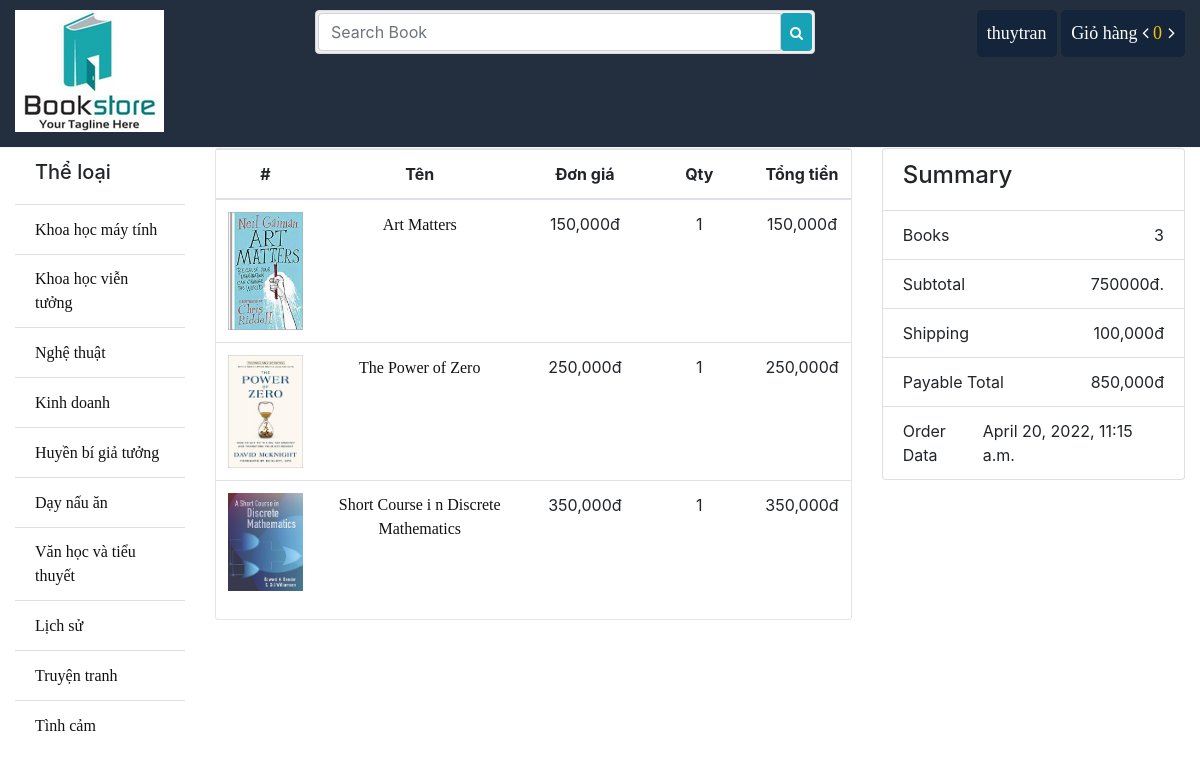
/order/18 (signed in), run on the app's committed database.
### store/models.py (models this page shows, shortened)
class Category(models.Model):
	name = models.CharField(max_length = 100)
	slug = models.SlugField(max_length = 150, unique=True ,db_index=True)
	icon = models.FileField(upload_to = "category/")
	create_at = models.DateTimeField(auto_now_add = True)
	updated_at = models.DateTimeField(auto_now_add = True)

class Book(models.Model):
	writer = models.ForeignKey(Writer, on_delete = models.CASCADE)
	category = models.ForeignKey(Category, on_delete = models.CASCADE)
	name = models.CharField(max_length = 100)
	slug = models.SlugField(max_length=100, db_index=True)
	price = models.IntegerField()
	stock = models.IntegerField()
	coverpage = models.FileField(upload_to = "coverpage/")
	bookpage = models.FileField(upload_to = "bookpage/")
	created = models.DateTimeField(auto_now_add=True)
	updated = models.DateTimeField(auto_now=True)
	totalreview = models.IntegerField(default=1)
	totalrating = models.IntegerField(default=5)
	status = models.IntegerField(default=0)
	description = models.TextField()

### order/models.py (models this page shows, shortened)
class OrderItem(models.Model):
	order = models.ForeignKey(Order, on_delete=models.CASCADE)
	book = models.ForeignKey(Book, on_delete=models.CASCADE)
	price = models.DecimalField(max_digits=10, decimal_places=2)
	quantity = models.PositiveIntegerField(default=1)

class Order(models.Model):
	customer = models.ForeignKey(User, on_delete = models.CASCADE)
	name = models.CharField(max_length=30)
	email = models.EmailField()
	phone = models.CharField(max_length=16)
	address = models.CharField(max_length=150)
	payment_method = models.CharField(max_length = 20)
	account_no = models.CharField(max_length = 20)
	payable = models.IntegerField()
	totalbook = models.IntegerField()
	created = models.DateTimeField(auto_now_add=True)
	updated = models.DateTimeField(auto_now=True)
	paid = models.BooleanField(default=False)
	class Meta:
		ordering = ('-created', )

### order/views.py (the view)
# urls.py: path('<int:id>', views.order_details, name="order_details"),
def order_details(request, id):
	order_summary = get_object_or_404(Order, id=id)
	if order_summary.customer_id != request.user.id:
		return redirect('store:index')
	orderedItem = OrderItem.objects.filter(order_id=id)
	context = {
		"o_summary": order_summary,
		"o_item": orderedItem
	}
	return render(request, 'order/details.html', context)

### cart/cart.py (called while the page is built)
    def __len__(self):
        return sum(item['quantity'] for item in self.cart.values())

### store/context_processors.py (called while the page is built)
def sidebar(request):
	categories = Category.objects.all()
	context = {
		"cat":categories
	}
	return context

def cart(request):
	cart = Cart(request)
	context = {
		"cart": cart
	}
	return context

### store/templatetags/customfunction.py (called while the page is built)
@register.filter(name='subtotal')
def subtotal(value, args):
	return value*args

### order/templates/order/details.html
{% extends 'store/base.html' %}
{% load static %}
{% load customfunction %}
{% block container %}
			<div class="row">
				<div class="col-sm-8">
					<div class="cart_info">
					    <table class="table table-hover">
					        <thead class="text-center">
					            <tr>
					                <th scope="col">#</th>
					                <th scope="col" style="width: 250px">Tên</th>
					                <th scope="col">Đơn giá</th>
					                <th scope="col" >Qty</th>
					                <th scope="col"> Tổng tiền</th>
					            </tr>
					        </thead>
					        <tbody class="text-center">
					        	{% for item in o_item %}
					            <tr>
					                <td class="cart_coverpage"><a href=""><img src="{{ item.book.coverpage.url}}"></a></td>
					                <td><a href="{% url 'store:book' id=item.book.id %}">{{ item.book.name }}</a></td>
					                <td class="cart_quantity">{{ item.book.price }},000đ</td>
					                <td class="cart_quantity">{{ item.quantity }}</td>
					                <td>{{ item.book.price|subtotal:item.quantity }},000đ</td>
					            </tr>
					            {% endfor %}
					        </tbody>
					    </table>
					</div>
				</div>
				<div class="col-sm-4">
					<ul class="list-group">
						<li class="list-group-item d-flex justify-content-between align-items-center"><h4>Summary</h4></li>
						<li class="list-group-item d-flex justify-content-between align-items-center">Books<span>{{ o_summary.totalbook }}</span></li>
						<li class="list-group-item d-flex justify-content-between align-items-center">Subtotal<span>{{ o_summary.payable }}000đ.</span></li>
						<li class="list-group-item d-flex justify-content-between align-items-center">Shipping<span>{{100}},000đ</span></li>
						<li class="list-group-item d-flex justify-content-between align-items-center">Payable Total<span>{{ o_summary.payable|add:100 }},000đ</span></li>
						<li class="list-group-item d-flex justify-content-between align-items-center">Order Data<span>{{ o_summary.created }}</span></li>
					</ul>
				</div>
			</div>
		{% endblock %}

### store/templates/store/bin/header.html (shortened to what this page needs)
{% load static %}
<div class="header-top">
	<div class="container-fluid">
		<div class="row">
			<div class="col-sm-3">
				<div class="pull-left">
					<a href="{% url 'store:index' %}"><img src="{% static 'images/logo/logo6.png' %}" alt="" /></a>
				</div>
			</div>
			<div class="col-sm-5">
				<form action="{% url 'search:search' %}" method="GET">
					<div class="input-group search_box">
						<input type="text" class="form-control" placeholder="Search Book" name="q" value="{{search}}">
						<button class="btn btn-sm btn-info" type="submit"><i class="fa fa-search"></i></button>
					</div>
				</form>
			</div>
			<div class="col-sm-4">
				<div class="pull-right">
					<ul class="navbar-nav">
						{% if request.user.is_authenticated %}
					    <li class="dropdown profile"><a href="#">{{ request.user.username }}</a>
					    </li>
					    <li class="cart">
					    	<a href="{% url 'cart:cart_details' %}">Giỏ hàng <i class="fa fa-angle-left"></i>
					    		<span class="totalcart" id="gettotalcart"> {{ cart|length }} </span>
					    		<i class="fa fa-angle-right"></i>
					    	</a>
					    </li>
					    {% endif %}
					</ul>
				</div>
			</div>
		</div>
	</div>
</div>

### store/templates/store/bin/sidebar.html
			<ul class="list-group list-group-flush">
				<li class="list-group-item"><h5>Thể loại</h5></li>
				{% for p in cat %}
				<li class="list-group-item"><a href="{% url 'store:category' id=p.id %}">{{p.name}}</a></li>
				{% endfor %}
			</ul>

### store/static/css/style.css (style rules this page uses)
.header-top { border-bottom: 1px solid #f5f5f5; padding-top: 10px; padding-bottom: 15px; background: none repeat scroll 0 0 #232f3e; }
.search_box { padding: 2px; background-color: #efefef; border: 1px solid #d9d9d9; border-radius: 4px; position:absolute; width:100%; }
.navbar-nav { display: block; }
.navbar-nav li { display: inline-block; }
.navbar-nav li a { color: #fff; font-size: 18px; text-decoration: none; }
.cart, .profile { background: #14243a; padding: 10px; border-radius: 5px; }
.totalcart { color: #fac10a; margin-right:2px; }
.titleheader > h3, a { font-family: "Times New Roman", Times, serif; display: inline-block; }
ul li { list-style: none; }
.list-group li a { color: #111; }
td a { color: #111!important; }
.cart_info { border: 1px solid #E6E4DF; border-radius: 3px; margin-bottom: 20px; }
.cart_coverpage a img { max-width:75px; }
.cart_quantity { width: 130px; }

### data on the page
Category: name "Khoa học máy tính"
Category: name "Khoa học viễn tưởng"
Category: name "Nghệ thuật"
Category: name "Kinh doanh"
Category: name "Huyền bí giả tưởng"
Category: name "Dạy nấu ăn"
Category: name "Văn học và tiểu thuyết"
Category: name "Lịch sử"
Category: name "Truyện tranh"
Category: name "Tình cảm"
OrderItem: book.coverpage (picture), book.name "Art Matters", book.price "150", quantity "1", book.price|subtotal "150"
OrderItem: book.coverpage (picture), book.name "The Power of Zero", book.price "250", quantity "1", book.price|subtotal "250"
OrderItem: book.coverpage (picture), book.name "Short Course i n Discrete Mathematics", book.price "350", quantity "1", book.price|subtotal "350"
Order: totalbook "3", payable "750", payable|add "850", created "April 20, 2022, 11:15 a.m."

### other printed values
{{ request.user.username }} "thuytran"
{{ cart|length }} "0"
{{ 100 }} "100"
